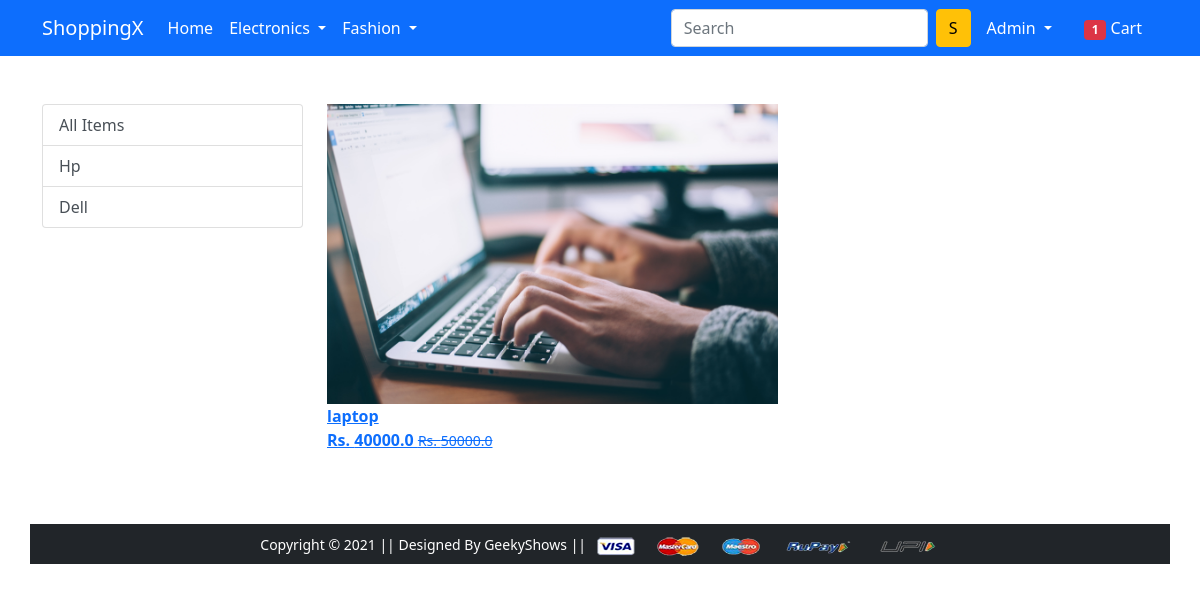
Page /laptopdata/Hp (signed in) on the committed database.
### app/models.py (models this page shows, shortened)
class Product(models.Model):
    title = models.CharField(max_length=50)
    description = models.CharField(max_length=200)
    selling_price = models.FloatField()
    discounted_price = models.FloatField()
    brand = models.CharField(max_length=100)
    category = models.CharField(choices = CATEGORY_CHOICES,max_length=2)
    product_image = models.ImageField(upload_to='producting')

### app/views.py (the view)
# urls.py: path('laptopdata/<slug:data>', views.laptop_View.as_view(), name='laptopdata'),
@method_decorator(login_required, name='dispatch')
class laptop_View(View):
    def get(self, request, data=None):
        totalitem = 0
        if request.user.is_authenticated:
            totalitem = len(Cart.objects.filter(user=request.user))
        if data == None:
            product_laptop = Product.objects.filter(category='L')
        elif data == 'Hp' or data == 'Dell':
            product_laptop = Product.objects.filter(
                category='L').filter(brand=data)
        return render(request, 'app/laptop.html', {'product_laptop': product_laptop,'totalitem':totalitem})

### app/templates/app/laptop.html (shortened to what this page needs)
{% extends 'app/base.html' %}
{% load static %}
{% block main-content %}
<div class="container my-5">
    <div class="row">
        <div class="col-sm-3">
            <div class="list-group">
                <a href="{% url 'laptop' %}" class="list-group-item list-group-item-action" aria-current="true">
                    All Items
                </a>
                <a href="{% url 'laptopdata' 'Hp' %}" class="list-group-item list-group-item-action"
                    aria-current="true">Hp</a>
                <a href="{% url 'laptopdata' 'Dell' %}" class="list-group-item list-group-item-action"
                    aria-current="true">Dell</a>
            </div>
        </div>
        <div class='col-sm-8'>
            <div class="'row">
                {% for product in product_laptop %}
                <div class="'col-sm-4 text mb-4">
                    <a href="{% url 'product-detail' product.id}" class="'btn">
                        <div class="'item">
                            <img src='{{product.product_image.url}}' alt="" height="300"  class="">
                            <div class="fw-bold">{{product.title}}</div>
                            <div class="fw-bold">Rs. {{product.discounted_price}}
                                <small class="fw-light text-decoration-line-through">Rs.
                                    {{product.selling_price}}</small>
                            </div>
                    </a>
                </div>
            </div>
        </div>
    </div>
    {% endblock main-content %}

### app/templates/app/base.html (shortened to what this page needs)
<!doctype html>
{% load static %}
<html lang="en">
  <head>
    <link href="https://cdn.jsdelivr.net/npm/bootstrap@5.0.0-beta1/dist/css/bootstrap.min.css" rel="stylesheet">
    <link rel="stylesheet" href="{% static 'app/css/owl.carousel.min.css' %}">
    <link rel="stylesheet" href="{% static 'app/css/all.min.css' %}">
    <link rel="stylesheet" href="{% static 'app/css/style.css' %}">
  </head>
  <body>
    <nav class="navbar navbar-expand-lg navbar-dark bg-primary">
     <div class="container">
       <a class="navbar-brand" href="/">ShoppingX</a>
       <div class="collapse navbar-collapse" id="navbarSupportedContent">
         <ul class="navbar-nav me-auto mb-2 mb-lg-0">
           <li class="nav-item">
             <a class="nav-link active" aria-current="page" href="/">Home</a>
           </li>
           <li class="nav-item dropdown">
             <a class="nav-link dropdown-toggle text-white" href="#" id="electronicsDropdown" role="button" data-bs-toggle="dropdown" aria-expanded="false">
               Electronics
             </a>
           </li>
           <li class="nav-item dropdown">
             <a class="nav-link dropdown-toggle text-white" href="#" id="fashionDropdown" role="button" data-bs-toggle="dropdown" aria-expanded="false">
               Fashion
             </a>
           </li>
         </ul>
         <form class="d-flex">
           <input class="form-control me-2" type="search" placeholder="Search" aria-label="Search">
           <button class="btn btn-warning" type="submit">S</button>
         </form>
         <div>
          <ul class="navbar-nav me-auto mb-2 mb-lg-0">
            {% if request.user.is_authenticated %}
           <li class="nav-item dropdown mx-2">
              <a class="nav-link dropdown-toggle text-white" href="#" id="profileDropdown" role="button" data-bs-toggle="dropdown" aria-expanded="false">
                {{user|capfirst}}
              </a>
            </li>
            <li class="nav-item mx-2">
             <a href="{% url 'cart' %}" class="nav-link text-white"><span class="badge bg-danger">{{totalitem}}</span> Cart </a>
            </li>
            {% endif %}
          </ul>
         </div>
       </div>
     </div>
    </nav>
    {% block main-content %} {% endblock main-content %}
    <footer class="container-fluid bg-dark text-center p-2 mt-5">
        <small class="text-white">Copyright &copy; 2021 || Designed By GeekyShows || </small>
        <img src="{% static 'app/images/payment.png' %}" alt="" srcset="" class="img-fluid" height="2px">
    </footer>
  </body>
</html>

### rows in the picture
Product: product_image (picture), title "laptop", discounted_price "40000.0", selling_price "50000.0"

### other values in the picture
{{ user|capfirst }} "Admin"
{{ totalitem }} "1"
